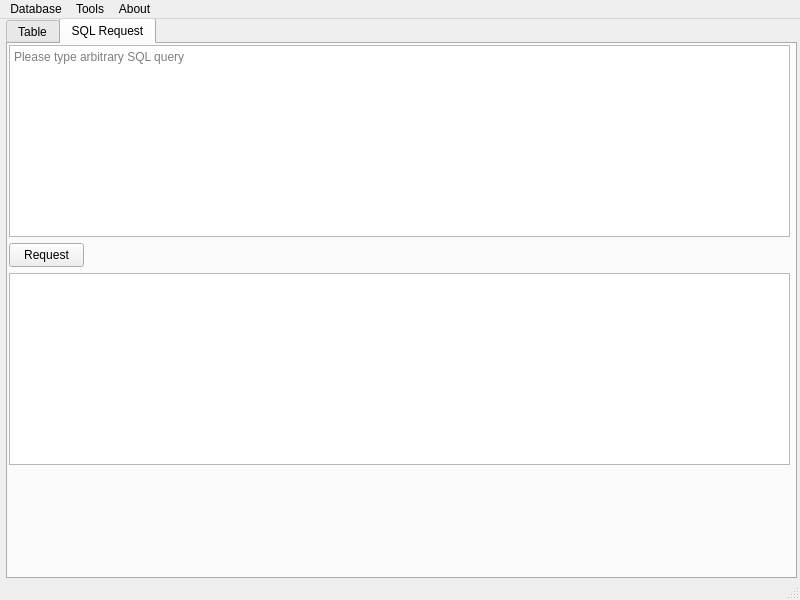
<?xml version="1.0" encoding="UTF-8"?>
<ui version="4.0">
 <class>MainWindow</class>
 <widget class="QMainWindow" name="MainWindow">
  <property name="geometry">
   <rect>
    <x>0</x>
    <y>0</y>
    <width>800</width>
    <height>600</height>
   </rect>
  </property>
  <property name="windowTitle">
   <string>MainWindow</string>
  </property>
  <widget class="QWidget" name="centralwidget">
   <widget class="QTabWidget" name="tabWidget">
    <property name="geometry">
     <rect>
      <x>6</x>
      <y>-1</y>
      <width>791</width>
      <height>561</height>
     </rect>
    </property>
    <property name="minimumSize">
     <size>
      <width>791</width>
      <height>561</height>
     </size>
    </property>
    <property name="maximumSize">
     <size>
      <width>791</width>
      <height>561</height>
     </size>
    </property>
    <property name="currentIndex">
     <number>1</number>
    </property>
    <widget class="QWidget" name="Database">
     <attribute name="title">
      <string>Table</string>
     </attribute>
     <widget class="QTableView" name="tableView">
      <property name="geometry">
       <rect>
        <x>0</x>
        <y>40</y>
        <width>791</width>
        <height>491</height>
       </rect>
      </property>
      <property name="maximumSize">
       <size>
        <width>791</width>
        <height>491</height>
       </size>
      </property>
     </widget>
     <widget class="QWidget" name="layoutWidget">
      <property name="geometry">
       <rect>
        <x>10</x>
        <y>10</y>
        <width>320</width>
        <height>26</height>
       </rect>
      </property>
      <layout class="QHBoxLayout" name="horizontalLayout">
       <item>
        <widget class="QPushButton" name="pushButtonAdd">
         <property name="text">
          <string>Add</string>
         </property>
        </widget>
       </item>
       <item>
        <widget class="QPushButton" name="pushButton_Edit">
         <property name="text">
          <string>Edit</string>
         </property>
        </widget>
       </item>
       <item>
        <widget class="QPushButton" name="pushButtonDelete">
         <property name="text">
          <string>Delete</string>
         </property>
        </widget>
       </item>
       <item>
        <widget class="QPushButton" name="pushButtonRefresh">
         <property name="text">
          <string>Refresh</string>
         </property>
        </widget>
       </item>
      </layout>
     </widget>
    </widget>
    <widget class="QWidget" name="SQL">
     <attribute name="title">
      <string>SQL Request</string>
     </attribute>
     <widget class="QPushButton" name="pushButtonRequest">
      <property name="geometry">
       <rect>
        <x>1</x>
        <y>199</y>
        <width>75</width>
        <height>24</height>
       </rect>
      </property>
      <property name="text">
       <string>Request</string>
      </property>
     </widget>
     <widget class="QPlainTextEdit" name="plainTextEdit">
      <property name="geometry">
       <rect>
        <x>1</x>
        <y>229</y>
        <width>781</width>
        <height>192</height>
       </rect>
      </property>
      <property name="minimumSize">
       <size>
        <width>0</width>
        <height>192</height>
       </size>
      </property>
      <property name="maximumSize">
       <size>
        <width>781</width>
        <height>192</height>
       </size>
      </property>
      <property name="readOnly">
       <bool>true</bool>
      </property>
     </widget>
     <widget class="QTextEdit" name="textEdit">
      <property name="geometry">
       <rect>
        <x>1</x>
        <y>1</y>
        <width>781</width>
        <height>192</height>
       </rect>
      </property>
      <property name="minimumSize">
       <size>
        <width>104</width>
        <height>71</height>
       </size>
      </property>
      <property name="placeholderText">
       <string>Please type arbitrary SQL query</string>
      </property>
     </widget>
    </widget>
   </widget>
  </widget>
  <widget class="QStatusBar" name="statusbar"/>
  <widget class="QMenuBar" name="menubar">
   <property name="geometry">
    <rect>
     <x>0</x>
     <y>0</y>
     <width>800</width>
     <height>22</height>
    </rect>
   </property>
   <widget class="QMenu" name="menuFile">
    <property name="title">
     <string>Database</string>
    </property>
    <addaction name="actionConnect_to_Server"/>
    <addaction name="actionClose_Connecttion"/>
    <addaction name="separator"/>
    <addaction name="actionSettings"/>
    <addaction name="actionSave"/>
    <addaction name="actionClose"/>
   </widget>
   <widget class="QMenu" name="menuTools">
    <property name="title">
     <string>Tools</string>
    </property>
    <addaction name="actionOpenView"/>
    <addaction name="actionCreate_Table"/>
    <addaction name="actionSQL_Editor"/>
   </widget>
   <widget class="QMenu" name="menuAbout">
    <property name="title">
     <string>About</string>
    </property>
    <addaction name="actionAbout_DBClient"/>
   </widget>
   <addaction name="menuFile"/>
   <addaction name="menuTools"/>
   <addaction name="menuAbout"/>
  </widget>
  <action name="actionConnect_to_Server">
   <property name="text">
    <string>Connect to Server</string>
   </property>
  </action>
  <action name="actionClose_Connecttion">
   <property name="text">
    <string>Close Connecttion</string>
   </property>
  </action>
  <action name="actionSettings">
   <property name="text">
    <string>Settings</string>
   </property>
  </action>
  <action name="actionSave">
   <property name="text">
    <string>Save</string>
   </property>
  </action>
  <action name="actionClose">
   <property name="text">
    <string>Close</string>
   </property>
  </action>
  <action name="actionExit">
   <property name="text">
    <string>Exit</string>
   </property>
  </action>
  <action name="actionOpenView">
   <property name="text">
    <string>OpenView</string>
   </property>
  </action>
  <action name="actionCreate_Table">
   <property name="text">
    <string>Create Table</string>
   </property>
  </action>
  <action name="actionSQL_Editor">
   <property name="text">
    <string>SQL Editor</string>
   </property>
  </action>
  <action name="actionAbout_DBClient">
   <property name="text">
    <string>About DBClient</string>
   </property>
  </action>
 </widget>
 <resources/>
 <connections>
  <connection>
   <sender>actionSQL_Editor</sender>
   <signal>triggered()</signal>
   <receiver>tabWidget</receiver>
   <slot>setFocus()</slot>
   <hints>
    <hint type="sourcelabel">
     <x>-1</x>
     <y>-1</y>
    </hint>
    <hint type="destinationlabel">
     <x>401</x>
     <y>301</y>
    </hint>
   </hints>
  </connection>
  <connection>
   <sender>actionClose</sender>
   <signal>triggered()</signal>
   <receiver>MainWindow</receiver>
   <slot>close()</slot>
   <hints>
    <hint type="sourcelabel">
     <x>-1</x>
     <y>-1</y>
    </hint>
    <hint type="destinationlabel">
     <x>399</x>
     <y>299</y>
    </hint>
   </hints>
  </connection>
 </connections>
</ui>
